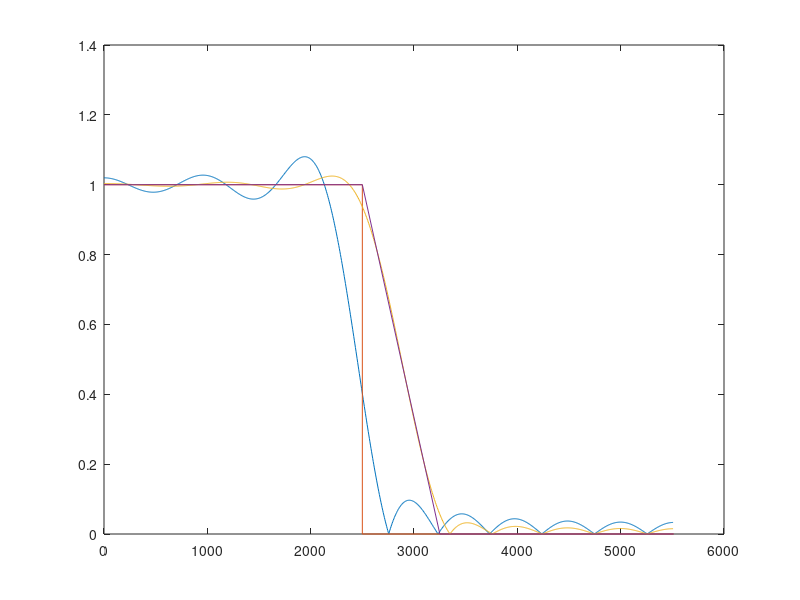

Write MATLAB code to recreate this figure.
% Example 5.10 - Blandford and Parr
% 
% F. Frigo  27-Sep-2023
% Marquette University
%
% 
fs = 11025;
L = 21;N = L-1;
fpass = 2500; fstop = 2500;
F = [0 fpass/(fs/2) fstop/(fs/2) 1]; %normalized to fs/2
A = [1 1 0 0];
num = fir2(N, F, A, rectwin(L));
figure(1);
[H f] = freqz(num, 1, 1024, fs);
plot(f, abs(H));
hold on;
plot(F*fs/2, A);
%first filter
%Idealized filter
fpass = 2500;
fstop = 3250;
F = [0 fpass/(fs/2) fstop/(fs/2) 1]
A = [1 1 0 0];
num = fir2(N, F, A, rectwin(L));
[H f] = freqz(num, 1, 1024, fs);
plot(f, abs(H));
hold on;
plot(F*fs/2, A);
